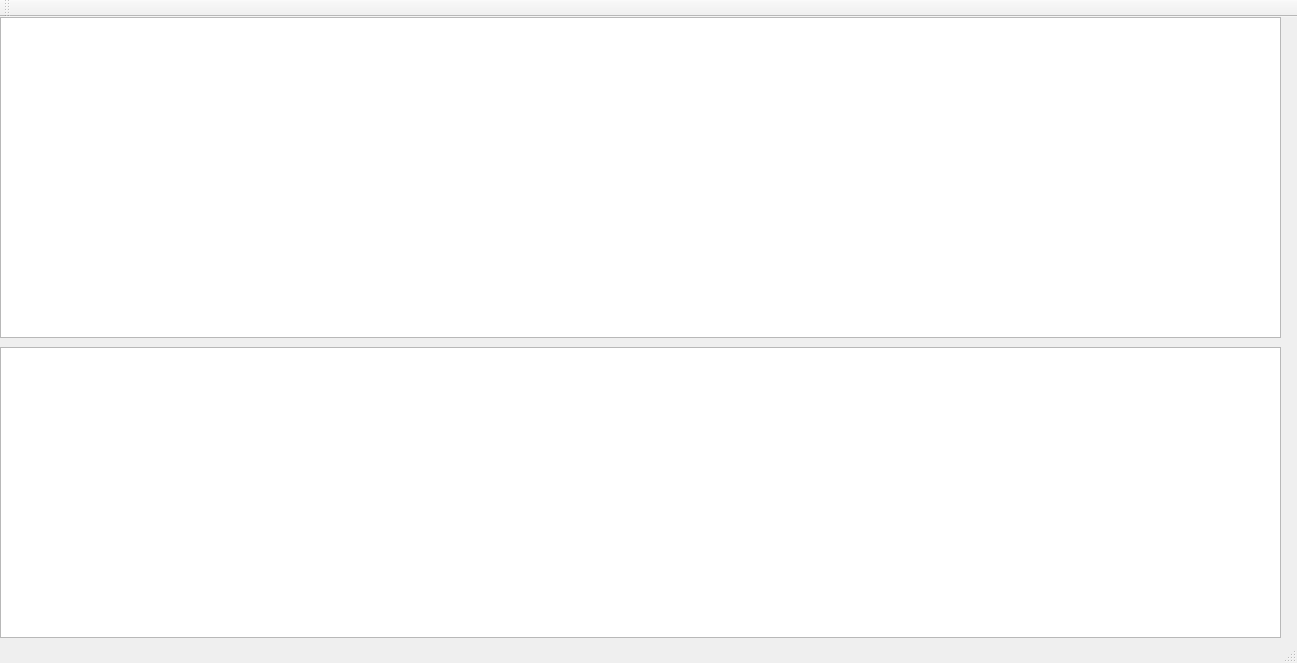
<?xml version="1.0" encoding="UTF-8"?>
<ui version="4.0">
 <class>table</class>
 <widget class="QMainWindow" name="table">
  <property name="geometry">
   <rect>
    <x>0</x>
    <y>0</y>
    <width>1297</width>
    <height>663</height>
   </rect>
  </property>
  <property name="windowTitle">
   <string>table</string>
  </property>
  <widget class="QWidget" name="centralWidget">
   <widget class="QTableView" name="tableView">
    <property name="geometry">
     <rect>
      <x>0</x>
      <y>0</y>
      <width>1281</width>
      <height>321</height>
     </rect>
    </property>
   </widget>
   <widget class="QTableView" name="tableView_2">
    <property name="geometry">
     <rect>
      <x>0</x>
      <y>330</y>
      <width>1281</width>
      <height>291</height>
     </rect>
    </property>
   </widget>
  </widget>
  <widget class="QMenuBar" name="menuBar">
   <property name="geometry">
    <rect>
     <x>0</x>
     <y>0</y>
     <width>1297</width>
     <height>26</height>
    </rect>
   </property>
  </widget>
  <widget class="QToolBar" name="mainToolBar">
   <attribute name="toolBarArea">
    <enum>TopToolBarArea</enum>
   </attribute>
   <attribute name="toolBarBreak">
    <bool>false</bool>
   </attribute>
  </widget>
  <widget class="QStatusBar" name="statusBar"/>
 </widget>
 <layoutdefault spacing="6" margin="11"/>
 <resources/>
 <connections/>
</ui>
